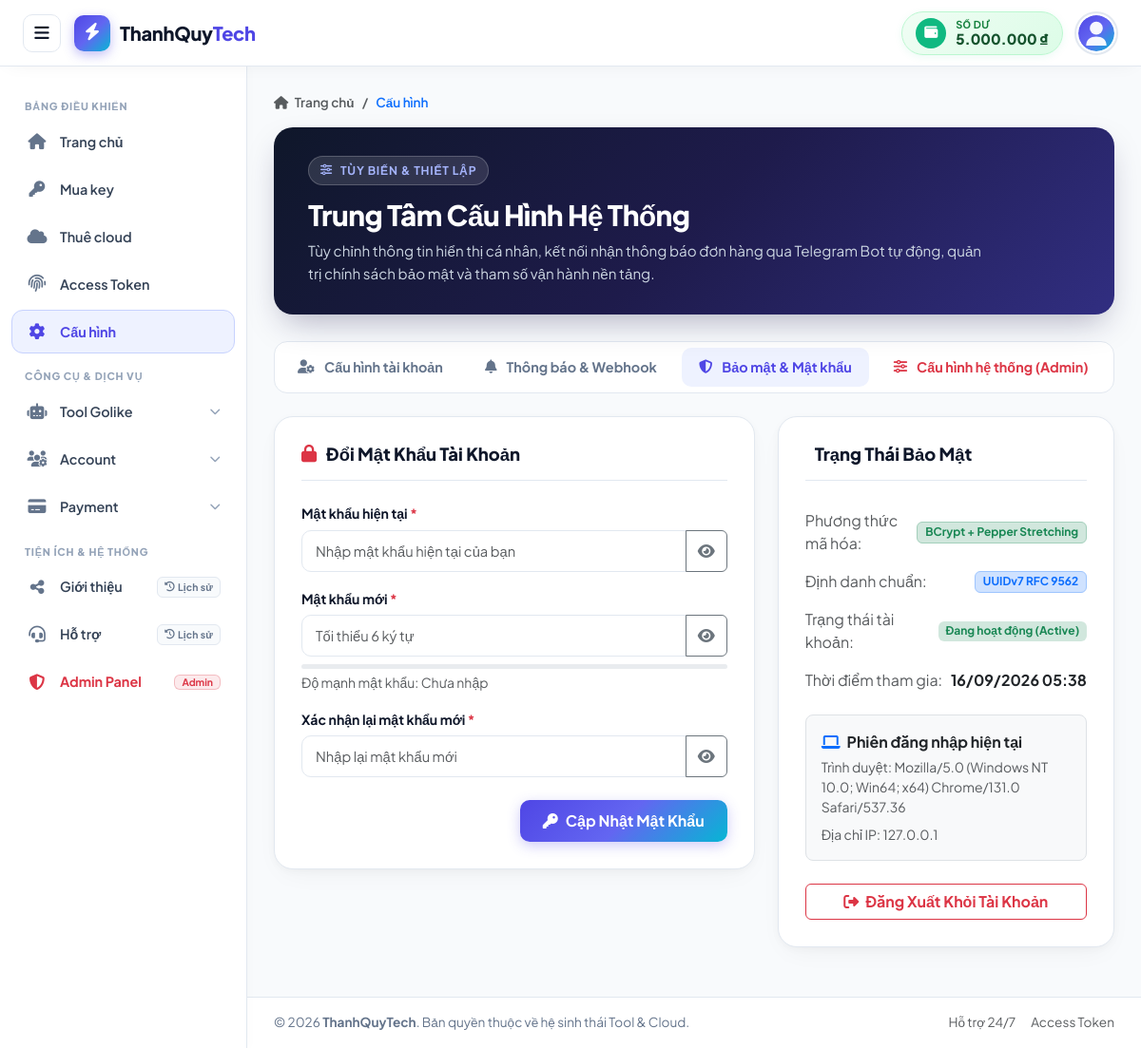
/settings.php?tab=security (signed in), run on the app's committed database.
### tables this page shows
CREATE TABLE IF NOT EXISTS `users` (
    `id` BIGINT UNSIGNED AUTO_INCREMENT PRIMARY KEY COMMENT 'Khóa chính tự tăng',
    `uid` INT UNSIGNED NOT NULL UNIQUE COMMENT 'Mã định danh riêng biệt (7 chữ số: 1000000 - 9999999)',
    `uuid` CHAR(36) NOT NULL UNIQUE COMMENT 'Định danh duy nhất chuẩn UUIDv7 liên kết giữa các bảng',
    `name` VARCHAR(100) NOT NULL COMMENT 'Tên hiển thị người dùng',
    `username` VARCHAR(50) NOT NULL UNIQUE COMMENT 'Tên đăng nhập (@tên)',
    `password` VARCHAR(255) NOT NULL COMMENT 'Mật khẩu mã hóa Hash + Salt + Stretching (BCRYPT / Argon2ID)',
    `email` VARCHAR(191) NOT NULL UNIQUE COMMENT 'Địa chỉ email duy nhất',
    `balance` DECIMAL(15, 2) NOT NULL DEFAULT 0.00 COMMENT 'Số dư tài khoản nạp vào (VND)',
    `avatar` VARCHAR(255) NOT NULL DEFAULT 'assets/images/default-avatar.svg' COMMENT 'Đường dẫn ảnh đại diện',
    `role` ENUM('Admin', 'Member') NOT NULL DEFAULT 'Member' COMMENT 'Vai trò người dùng trong hệ thống',
    `status` ENUM('Active', 'Inactive', 'Locked') NOT NULL DEFAULT 'Active' COMMENT 'Trạng thái hoạt động của tài khoản',
    `created_at` TIMESTAMP NOT NULL DEFAULT CURRENT_TIMESTAMP COMMENT 'Thời điểm tạo tài khoản',
    `updated_at` TIMESTAMP NOT NULL DEFAULT CURRENT_TIMESTAMP ON UPDATE CURRENT_TIMESTAMP COMMENT 'Thời điểm cập nhật gần nhất',
    
    INDEX `idx_users_uid` (`uid`),
    INDEX `idx_users_uuid` (`uuid`),
    INDEX `idx_users_username` (`username`),
    INDEX `idx_users_email` (`email`),
    INDEX `idx_users_status` (`status`)
);

### settings.php (the view, shortened to what the rows shown need)
<?php
require_once __DIR__ . '/config/config.php';
$stmt = $pdo->prepare("
    SELECT id, uid, uuid, name, username, email, balance, avatar, role, status, password, created_at, updated_at
    FROM users
    WHERE id = ?
    LIMIT 1
");
$stmt->execute([$_SESSION['user_id']]);
$user = $stmt->fetch();
$currentUser = $user;
try {
    $pdo->exec("
        CREATE TABLE IF NOT EXISTS `settings` (
            `id` BIGINT UNSIGNED AUTO_INCREMENT PRIMARY KEY,
            `user_uuid` CHAR(36) DEFAULT NULL,
            `setting_key` VARCHAR(100) NOT NULL,
            `setting_value` LONGTEXT DEFAULT NULL,
            `setting_group` VARCHAR(50) NOT NULL DEFAULT 'general',
            `description` VARCHAR(255) DEFAULT NULL,
            `created_at` TIMESTAMP NOT NULL DEFAULT CURRENT_TIMESTAMP,
            `updated_at` TIMESTAMP NOT NULL DEFAULT CURRENT_TIMESTAMP ON UPDATE CURRENT_TIMESTAMP,
            INDEX `idx_settings_user_uuid` (`user_uuid`),
            INDEX `idx_settings_key` (`setting_key`),
            INDEX `idx_settings_group` (`setting_group`),
            UNIQUE KEY `uq_user_setting_key` (`user_uuid`, `setting_key`)
        ) ENGINE=InnoDB DEFAULT CHARSET=utf8mb4 COLLATE=utf8mb4_unicode_ci;
    ");
} catch (Exception $e) {
}
$userSettings = [];
try {
    $stmtUserSet = $pdo->prepare("SELECT setting_key, setting_value FROM `settings` WHERE user_uuid = ?");
    $stmtUserSet->execute([$user['uuid']]);
    while ($row = $stmtUserSet->fetch()) {
        $userSettings[$row['setting_key']] = $row['setting_value'];
    }
} catch (Exception $e) {
}
$hideBalance     = ($userSettings['hide_balance_header'] ?? '0') === '1';
$activeTab = $_GET['tab'] ?? 'general';
?>
<!DOCTYPE html>
<html lang="vi">
<head>
    <link href="https://cdn.jsdelivr.net/npm/bootstrap@5.3.3/dist/css/bootstrap.min.css" rel="stylesheet">
    <link rel="stylesheet" href="https://cdnjs.cloudflare.com/ajax/libs/font-awesome/6.5.1/css/all.min.css">
</head>
<body>
    <header class="app-header">
        <div class="header-right">
            <a href="/payments/deposit" class="header-balance-card" title="Nạp tiền vào tài khoản">
                <div class="balance-text-group">
                    <span class="balance-title">Số dư</span>
                    <span class="balance-val"><?= !empty($hideBalance) ? '****** đ' : format_currency($currentUser['balance']) ?></span>
                </div>
            </a>
            <div class="user-profile-container" id="userDropdownContainer">
                <button type="button" class="user-profile-toggle" id="userProfileToggle" onclick="toggleUserPopup(event)" aria-expanded="false" title="<?= htmlspecialchars($currentUser['name']) ?>">
                    <img src="<?= htmlspecialchars($currentUser['avatar']) ?>"
                         alt="Avatar"
                         class="user-avatar-small"
                         onerror="this.onerror=null; this.src='assets/images/default-avatar.svg';">
                </button>
            </div>
        </div>
    </header>
    <main class="app-main">
        <div class="content-container">
            <div class="settings-hero">
                <div class="d-flex flex-column flex-md-row align-items-md-center justify-content-between gap-3">
                    <div>
                        <h1 class="hero-title">Trung Tâm Cấu Hình Hệ Thống</h1>
                    </div>
                </div>
            </div>
            <?php if ($activeTab === 'security'): ?>
            <div class="row g-4">
                <div class="col-lg-7">
                    <div class="settings-card">
                        <div class="card-header-clean">
                            <h2 class="card-title-clean">
                                <i class="fa-solid fa-lock text-danger"></i>
                                <span>Đổi Mật Khẩu Tài Khoản</span>
                            </h2>
                        </div>
                        <form action="settings.php?tab=security" method="POST">
                            <div class="mb-3">
                                <label for="old_password" class="form-label">Mật khẩu hiện tại <span class="text-danger">*</span></label>
                                <div class="input-group">
                                    <input type="password" class="form-control" id="old_password" name="old_password" required placeholder="Nhập mật khẩu hiện tại của bạn">
                                    <button class="btn btn-outline-secondary" type="button" onclick="togglePassVisibility('old_password')"><i class="fa-solid fa-eye"></i></button>
                                </div>
                            </div>
                            <div class="mb-3">
                                <label for="new_password" class="form-label">Mật khẩu mới <span class="text-danger">*</span></label>
                                <div class="input-group">
                                    <input type="password" class="form-control" id="new_password" name="new_password" required minlength="6" placeholder="Tối thiểu 6 ký tự" oninput="checkStrength(this.value)">
                                    <button class="btn btn-outline-secondary" type="button" onclick="togglePassVisibility('new_password')"><i class="fa-solid fa-eye"></i></button>
                                </div>
                                <div class="progress mt-2" style="height: 5px;">
                                </div>
                                <div id="strengthText" class="form-text text-muted small mt-1">Độ mạnh mật khẩu: Chưa nhập</div>
                            </div>
                            <div class="mb-4">
                                <label for="confirm_password" class="form-label">Xác nhận lại mật khẩu mới <span class="text-danger">*</span></label>
                                <div class="input-group">
                                    <input type="password" class="form-control" id="confirm_password" name="confirm_password" required minlength="6" placeholder="Nhập lại mật khẩu mới">
                                    <button class="btn btn-outline-secondary" type="button" onclick="togglePassVisibility('confirm_password')"><i class="fa-solid fa-eye"></i></button>
                                </div>
                            </div>
                            <div class="text-end">
                                <button type="submit" class="btn-gradient-primary">
                                    <i class="fa-solid fa-key"></i> Cập Nhật Mật Khẩu
                                </button>
                            </div>
                        </form>
                    </div>
                </div>
                <div class="col-lg-5">
                    <div class="settings-card">
                        <div class="card-header-clean">
                            <h2 class="card-title-clean">
                                <span>Trạng Thái Bảo Mật</span>
                            </h2>
                        </div>
                        <ul class="list-group list-group-flush mb-3">
                            <li class="list-group-item d-flex justify-content-between align-items-center px-0 py-2 border-0">
                                <span class="text-muted">Phương thức mã hóa:</span>
                                <span class="badge bg-success-subtle text-success border border-success-subtle">BCrypt + Pepper Stretching</span>
                            </li>
                            <li class="list-group-item d-flex justify-content-between align-items-center px-0 py-2 border-0">
                                <span class="text-muted">Định danh chuẩn:</span>
                                <span class="badge bg-primary-subtle text-primary border border-primary-subtle">UUIDv7 RFC 9562</span>
                            </li>
                            <li class="list-group-item d-flex justify-content-between align-items-center px-0 py-2 border-0">
                                <span class="text-muted">Trạng thái tài khoản:</span>
                                <span class="badge bg-success-subtle text-success">Đang hoạt động (Active)</span>
                            </li>
                            <li class="list-group-item d-flex justify-content-between align-items-center px-0 py-2 border-0">
                                <span class="text-muted">Thời điểm tham gia:</span>
                                <span class="fw-bold text-dark"><?= date('d/m/Y H:i', strtotime($user['created_at'])) ?></span>
                            </li>
                        </ul>
                        <div class="border rounded-3 p-3 bg-light">
                            <div class="fw-bold text-dark mb-1"><i class="fa-solid fa-laptop me-1 text-primary"></i> Phiên đăng nhập hiện tại</div>
                            <div class="small text-muted mb-2">Trình duyệt: <?= htmlspecialchars($_SERVER['HTTP_USER_AGENT'] ?? 'Web Browser') ?></div>
                            <div class="small text-muted">Địa chỉ IP: <?= htmlspecialchars($_SERVER['REMOTE_ADDR'] ?? '127.0.0.1') ?></div>
                        </div>
                        <div class="mt-4">
                            <button type="button" class="btn btn-outline-danger w-100 fw-bold" onclick="confirmLogout()">
                                <i class="fa-solid fa-right-from-bracket me-1"></i> Đăng Xuất Khỏi Tài Khoản
                            </button>
                        </div>
                    </div>
                </div>
            </div>
            <?php endif; ?>
        </div>
    </main>
</body>
</html>

### data on the page
users: balance "5.000.000 ₫", avatar (placeholder picture), created_at "16/09/2026 05:38"

### other printed values
$_SERVER['HTTP_USER_AGENT'] "Mozilla/5.0 (Windows NT 10.0; Win64; x64) Chrome/131.0 Safari/537.36"
$_SERVER['REMOTE_ADDR'] "127.0.0.1"
